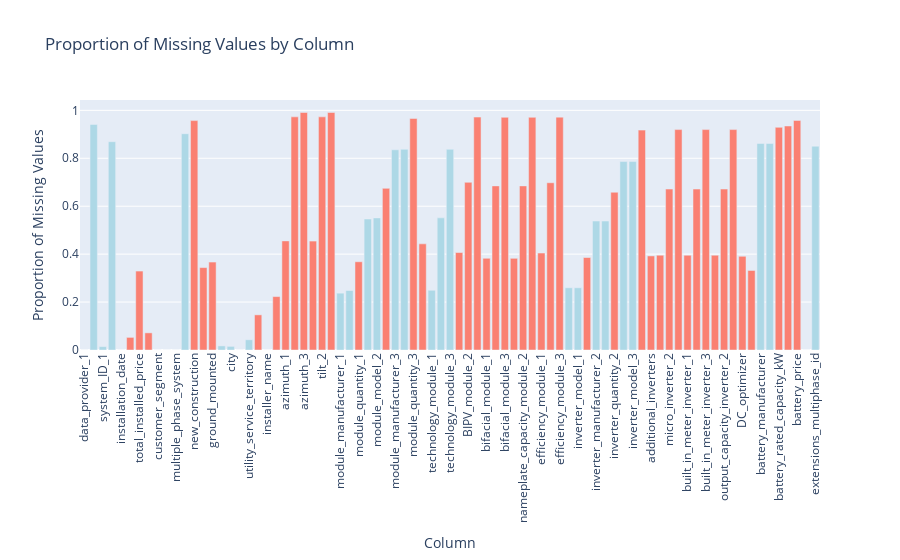

Notebook cell for this chart:
### Markdown cell above
### 📊 EDA: Datatypes and Missing Values

We want to understand the structure of our data before we can clean it and train a model. This includes looking at datatypes, missing values, and distributions of key columns. A bar chart of datatypes will show us which columns are numeric vs categorical, and a barchart display of missing values will reveal which columns have a lot of missing data.

Note: We do have to get ahead of ourselves and do sentinel value replacement before we can do a full EDA, since the dataset uses various sentinel values to indicate missing or invalid data. The next section will handle this cleaning step.

### Code cell
fig = go.Figure()

fig.add_trace(
    go.Bar(
        x=tts_dataloader.get_data().columns,
        y=tts_dataloader.get_data().replace([-1, "-1"], np.nan).isna().mean(),
        marker_color=tts_dataloader.get_data().dtypes.map(lambda dt: 'lightblue' if dt in ['object', 'str'] else 'salmon')
    )
)

fig.update_layout(
    title='Proportion of Missing Values by Column',
    xaxis_title='Column',
    yaxis_title='Proportion of Missing Values',
    xaxis_tickangle=-90,
)

fig.show()

### Figure 1 — Plotly figure (JSON) as saved in the notebook; plotly's stock layout.template omitted (floating-point values rounded to 4 significant figures)
{"data": [{"marker": {"color": ["lightblue", "lightblue", "lightblue", "lightblue", "salmon", "salmon", "salmon", "salmon", "lightblue", "salmon", "salmon", "lightblue", "salmon", "salmon", "salmon", "lightblue", "lightblue", "lightblue", "lightblue", "salmon", "lightblue", "salmon", "salmon", "salmon", "salmon", "salmon", "salmon", "salmon", "lightblue", "lightblue", "salmon", "lightblue", "lightblue", "salmon", "lightblue", "lightblue", "salmon", "salmon", "lightblue", "lightblue", "lightblue", "salmon", "salmon", "salmon", "salmon", "salmon", "salmon", "salmon", "salmon", "salmon", "salmon", "salmon", "salmon", "lightblue", "lightblue", "salmon", "lightblue", "lightblue", "salmon", "lightblue", "lightblue", "salmon", "salmon", "salmon", "salmon", "salmon", "salmon", "salmon", "salmon", "salmon", "salmon", "salmon", "salmon", "salmon", "lightblue", "lightblue", "salmon", "salmon", "salmon", "lightblue", "lightblue"]}, "type": "bar", "x": ["data_provider_1", "data_provider_2", "system_ID_1", "system_ID_2", "installation_date", "PV_system_size_DC", "total_installed_price", "rebate_or_grant", "customer_segment", "expansion_system", "multiple_phase_system", "TTS_link_ID", "new_construction", "tracking", "ground_mounted", "zip_code", "city", "state", "utility_service_territory", "third_party_owned", "installer_name", "self_installed", "azimuth_1", "azimuth_2", "azimuth_3", "tilt_1", "tilt_2", "tilt_3", "module_manufacturer_1", "module_model_1", "module_quantity_1", "module_manufacturer_2", "module_model_2", "module_quantity_2", "module_manufacturer_3", "module_model_3", "module_quantity_3", "additional_modules", "technology_module_1", "technology_module_2", "technology_module_3", "BIPV_module_1", "BIPV_module_2", "BIPV_module_3", "bifacial_module_1", "bifacial_module_2", "bifacial_module_3", "nameplate_capacity_module_1", "nameplate_capacity_module_2", "nameplate_capacity_module_3", "efficiency_module_1", "efficiency_module_2", "efficiency_module_3", "inverter_manufacturer_1", "inverter_model_1", "inverter_quantity_1", "inverter_manufacturer_2", "inverter_model_2", "inverter_quantity_2", "inverter_manufacturer_3", "inverter_model_3", "inverter_quantity_3", "additional_inverters", "micro_inverter_1", "micro_inverter_2", "micro_inverter_3", "built_in_meter_inverter_1", "built_in_meter_inverter_2", "built_in_meter_inverter_3", "output_capacity_inverter_1", "output_capacity_inverter_2", "output_capacity_inverter_3", "DC_optimizer", "inverter_loading_ratio", "battery_manufacturer", "battery_model", "battery_rated_capacity_kW", "battery_rated_capacity_kWh", "battery_price", "technology_type", "extensions_multiphase_id"], "y": [0, 0.941, 0.01415, 0.8692, 0, 0.05262, 0.3294, 0.07154, 0, 0, 0, 0.9025, 0.9572, 0.3439, 0.3668, 0.01709, 0.0151, 0, 0.04269, 0.1467, 0, 0.2229, 0.4552, 0.9728, 0.991, 0.4545, 0.9728, 0.991, 0.2372, 0.2483, 0.3683, 0.5466, 0.5512, 0.6745, 0.8354, 0.8375, 0.9661, 0.4429, 0.2492, 0.5514, 0.8375, 0.4068, 0.6997, 0.9719, 0.3826, 0.6848, 0.9709, 0.3826, 0.6848, 0.9709, 0.4045, 0.6979, 0.9717, 0.2598, 0.2598, 0.3859, 0.5382, 0.5382, 0.6583, 0.7863, 0.7863, 0.9175, 0.3925, 0.3955, 0.6715, 0.9197, 0.3955, 0.6715, 0.9197, 0.3955, 0.6715, 0.9197, 0.3911, 0.3318, 0.8618, 0.8618, 0.9292, 0.9347, 0.958, 0, 0.8503]}], "layout": {"title": {"text": "Proportion of Missing Values by Column"}, "xaxis": {"tickangle": -90, "title": {"text": "Column"}}, "yaxis": {"title": {"text": "Proportion of Missing Values"}}}}
